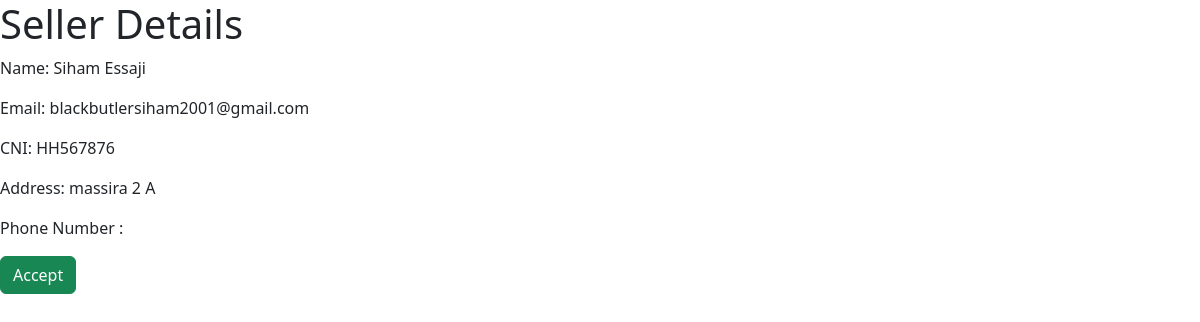
Page /admin_panel/detail/1/ on the committed database.
### seller/models.py (models this page shows, shortened)
class SellerProfile(models.Model):
    user = models.OneToOneField(User, on_delete=models.CASCADE)
    first_name = models.CharField(max_length=150, blank=False, null=False)
    last_name = models.CharField(max_length=150, blank=False, null=False)
    cni = models.CharField(max_length=8, validators=[cni_validator])
    email = models.EmailField(unique=True, blank=False, null=False)
    image = models.ImageField(upload_to='seller/')
    address = models.TextField()
    phone_number = models.CharField(max_length=100, default='')
    is_seller = models.BooleanField(default=True)

### admin_panel/views.py (the view)
# urls.py: path('detail/<int:seller_id>/', details, name='seller_detail'),
def details(requset, seller_id):
    seller = SellerProfile.objects.get(id=seller_id)
    return render(requset, 'seller_detail.html', {'seller':seller})

### admin_panel/templates/seller_detail.html
{% load bootstrap5 %}
{% bootstrap_css %}
<h1>Seller Details</h1>
<p>Name: {{ seller.first_name }} {{ seller.last_name }}</p>
<p>Email: {{ seller.email }}</p>
<p>CNI: {{seller.cni}}</p>
<p>Address: {{seller.address}}</p>
<p>Phone Number : {{seller.phone_number}}</p>
<button type="'button" class="btn btn-success">Accept</button>

### rows in the picture
SellerProfile: first_name "Siham", last_name "Essaji", email "blackbutlersiham2001@gmail.com", cni "HH567876", address "massira 2 A"
